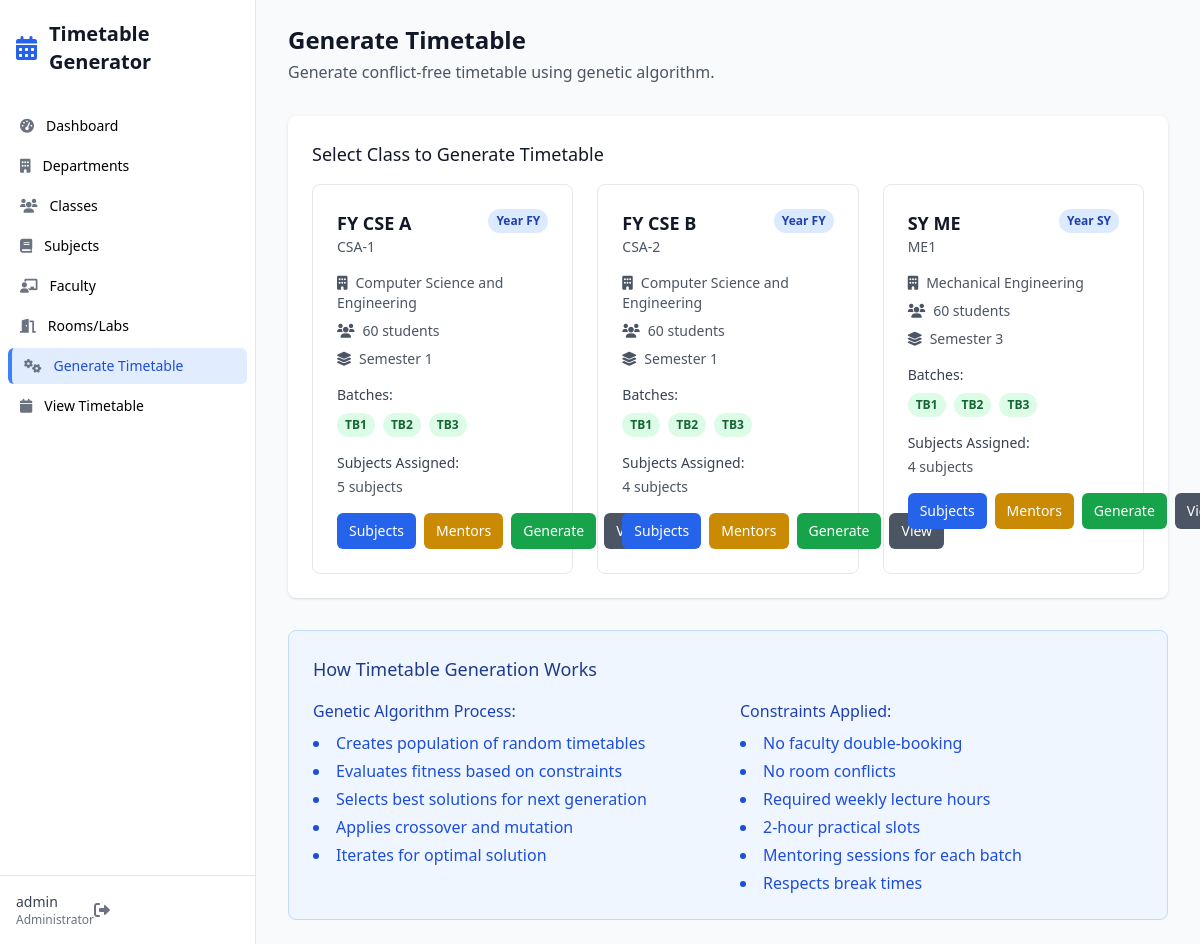
/generate-timetable (signed in), run on the app's committed database.
### app.py (models this page shows, shortened)
class User(UserMixin, db.Model):
    id = db.Column(db.Integer, primary_key=True)
    username = db.Column(db.String(80), unique=True, nullable=False)
    email = db.Column(db.String(120), unique=True, nullable=False)
    password_hash = db.Column(db.String(200))
    is_admin = db.Column(db.Boolean, default=False)
    created_at = db.Column(db.DateTime, default=datetime.utcnow)

class Class(db.Model):
    id = db.Column(db.Integer, primary_key=True)
    name = db.Column(db.String(50), nullable=False)
    code = db.Column(db.String(20), unique=True, nullable=False)
    year = db.Column(db.String(10), nullable=False)  # FY, SY, TY
    department_id = db.Column(db.Integer, db.ForeignKey('department.id'), nullable=False)
    semester = db.Column(db.Integer, nullable=False)
    strength = db.Column(db.Integer, default=60)
    created_at = db.Column(db.DateTime, default=datetime.utcnow)
    subjects = db.relationship('ClassSubject', backref='class_ref', lazy=True)
    batches = db.relationship('Batch', backref='class_ref', lazy=True)
    timetable = db.relationship('Timetable', backref='class_ref', lazy=True)

class Department(db.Model):
    id = db.Column(db.Integer, primary_key=True)
    code = db.Column(db.String(10), unique=True, nullable=False)
    name = db.Column(db.String(100), nullable=False)
    description = db.Column(db.Text)
    created_at = db.Column(db.DateTime, default=datetime.utcnow)
    classes = db.relationship('Class', backref='department', lazy=True)
    faculty = db.relationship('Faculty', backref='department', lazy=True)

class Batch(db.Model):
    id = db.Column(db.Integer, primary_key=True)
    name = db.Column(db.String(10), nullable=False)  # TB1, TB2, TB3
    code = db.Column(db.String(30), unique=True, nullable=False)
    class_id = db.Column(db.Integer, db.ForeignKey('class.id'), nullable=False)
    mentor_id = db.Column(db.Integer, db.ForeignKey('faculty.id'))
    created_at = db.Column(db.DateTime, default=datetime.utcnow)
    practical_slots = db.relationship('PracticalSlot', backref='batch', lazy=True)

### app.py (the view)
@app.route('/generate-timetable')
@login_required
def generate_timetable():
    classes = Class.query.all()
    return render_template('generate.html', classes=classes)

### app.py (called while the page is built)
@login_manager.user_loader
def load_user(user_id):
    return db.session.get(User, int(user_id))

### templates/generate.html (shortened to what this page needs)
{% extends "base.html" %}
{% block content %}
<div class="mb-8">
    <h2 class="text-2xl font-bold text-gray-900">Generate Timetable</h2>
    <p class="mt-1 text-gray-600">Generate conflict-free timetable using genetic algorithm.</p>
</div>
<div class="bg-white rounded-lg shadow p-6 mb-8">
    <h3 class="text-lg font-medium text-gray-900 mb-4">Select Class to Generate Timetable</h3>
    {% if not classes %}
    <div class="bg-yellow-50 border border-yellow-200 rounded-lg p-6 text-center">
        <i class="fas fa-exclamation-triangle text-yellow-500 text-3xl mb-4"></i>
        <h4 class="text-lg font-medium text-yellow-800 mb-2">No Classes Found</h4>
        <p class="text-yellow-700 mb-4">You need to create classes first before generating timetables.</p>
        <a href="{{ url_for('manage_classes') }}"
           class="px-4 py-2 bg-primary-600 text-white rounded-md hover:bg-primary-700">
            <i class="fas fa-plus mr-2"></i>Create Class
        </a>
    </div>
    {% else %}
    <div class="grid grid-cols-1 md:grid-cols-2 lg:grid-cols-3 gap-6">
        {% for class in classes %}
        <div class="border border-gray-200 rounded-lg p-6 hover:border-primary-300 hover:shadow-md transition">
            <div class="flex items-start justify-between mb-4">
                <div>
                    <h4 class="font-bold text-lg text-gray-900">{{ class.name }}</h4>
                    <p class="text-sm text-gray-600">{{ class.code }}</p>
                </div>
                <span class="px-2 py-1 text-xs font-semibold rounded-full bg-blue-100 text-blue-800">
                    Year {{ class.year }}
                </span>
            </div>
            <div class="mb-4">
                <p class="text-sm text-gray-600 mb-2">
                    <i class="fas fa-building mr-2"></i>{{ class.department.name }}
                </p>
                <p class="text-sm text-gray-600 mb-2">
                    <i class="fas fa-users mr-2"></i>{{ class.strength }} students
                </p>
                <p class="text-sm text-gray-600">
                    <i class="fas fa-layer-group mr-2"></i>Semester {{ class.semester }}
                </p>
            </div>
            <div class="mb-4">
                <div class="text-sm font-medium text-gray-700 mb-2">Batches:</div>
                <div class="flex space-x-2">
                    {% for batch in class.batches[:3] %}
                    <span class="px-2 py-1 text-xs font-semibold rounded-full bg-green-100 text-green-800">
                        {{ batch.name }}
                    </span>
                    {% endfor %}
                </div>
            </div>
            <div class="mb-4">
                <div class="text-sm font-medium text-gray-700 mb-1">Subjects Assigned:</div>
                <div class="text-sm text-gray-600">
                    {% set subject_count = class.subjects|length %}
                    {% if subject_count > 0 %}
                        {{ subject_count }} subjects
                    {% else %}
                        <span class="text-red-500">No subjects assigned</span>
                    {% endif %}
                </div>
            </div>
<div class="flex space-x-2">
    <a href="{{ url_for('manage_class_subjects', class_id=class.id) }}"
       class="px-3 py-2 bg-blue-600 text-white rounded-md hover:bg-blue-700 text-sm">
        Subjects
    </a>
    <a href="{{ url_for('manage_batch_mentors', class_id=class.id) }}"
       class="px-3 py-2 bg-yellow-600 text-white rounded-md hover:bg-yellow-700 text-sm">
        Mentors
    </a>
    {% if class.subjects|length > 0 %}
    <a href="{{ url_for('run_timetable_generation', class_id=class.id) }}"
       class="px-3 py-2 bg-green-600 text-white rounded-md hover:bg-green-700 text-sm">
        Generate
    </a>
    {% endif %}
    <a href="{{ url_for('view_timetable', class_id=class.id) }}"
       class="px-3 py-2 bg-gray-600 text-white rounded-md hover:bg-gray-700 text-sm">
        View
    </a>
</div>
        </div>
        {% endfor %}
    </div>
    {% endif %}
</div>
<div class="bg-blue-50 border border-blue-200 rounded-lg p-6">
    <h3 class="text-lg font-medium text-blue-900 mb-4">How Timetable Generation Works</h3>
    <div class="grid grid-cols-1 md:grid-cols-2 gap-6">
        <div>
            <h4 class="font-medium text-blue-800 mb-2">Genetic Algorithm Process:</h4>
            <ul class="list-disc list-inside space-y-1 text-blue-700">
                <li>Creates population of random timetables</li>
                <li>Evaluates fitness based on constraints</li>
                <li>Selects best solutions for next generation</li>
                <li>Applies crossover and mutation</li>
                <li>Iterates for optimal solution</li>
            </ul>
        </div>
        <div>
            <h4 class="font-medium text-blue-800 mb-2">Constraints Applied:</h4>
            <ul class="list-disc list-inside space-y-1 text-blue-700">
                <li>No faculty double-booking</li>
                <li>No room conflicts</li>
                <li>Required weekly lecture hours</li>
                <li>2-hour practical slots</li>
                <li>Mentoring sessions for each batch</li>
                <li>Respects break times</li>
            </ul>
        </div>
    </div>
</div>
{% endblock %}

### templates/base.html (shortened to what this page needs)
<!DOCTYPE html>
<html lang="en" class="h-full bg-gray-50">
<head>
    <script src="https://cdn.tailwindcss.com"></script>
    <link href="https://cdnjs.cloudflare.com/ajax/libs/font-awesome/6.0.0/css/all.min.css" rel="stylesheet">
</head>
<body class="h-full">
    {% if current_user.is_authenticated %}
    <div class="min-h-full">
        <div class="hidden lg:fixed lg:inset-y-0 lg:flex lg:w-64 lg:flex-col">
            <div class="flex min-h-0 flex-1 flex-col border-r border-gray-200 bg-white">
                <div class="flex flex-1 flex-col overflow-y-auto pt-5 pb-4">
                    <div class="flex flex-shrink-0 items-center px-4">
                        <i class="fas fa-calendar-alt text-primary-600 text-2xl mr-3"></i>
                        <h1 class="text-xl font-bold text-gray-900">Timetable Generator</h1>
                    </div>
                    <nav class="mt-8 flex-1 space-y-1 px-2">
                        <a href="{{ url_for('dashboard') }}" class="sidebar-link group flex items-center px-3 py-2 text-sm font-medium rounded-md {% if request.endpoint == 'dashboard' %}active{% endif %}">
                            <i class="fas fa-tachometer-alt text-gray-500 mr-3 flex-shrink-0"></i>
                            Dashboard
                        </a>
                        <a href="{{ url_for('manage_departments') }}" class="sidebar-link group flex items-center px-3 py-2 text-sm font-medium rounded-md {% if request.endpoint == 'manage_departments' %}active{% endif %}">
                            <i class="fas fa-building text-gray-500 mr-3 flex-shrink-0"></i>
                            Departments
                        </a>
                        <a href="{{ url_for('manage_classes') }}" class="sidebar-link group flex items-center px-3 py-2 text-sm font-medium rounded-md {% if request.endpoint == 'manage_classes' %}active{% endif %}">
                            <i class="fas fa-users text-gray-500 mr-3 flex-shrink-0"></i>
                            Classes
                        </a>
                        <a href="{{ url_for('manage_subjects') }}" class="sidebar-link group flex items-center px-3 py-2 text-sm font-medium rounded-md {% if request.endpoint == 'manage_subjects' %}active{% endif %}">
                            <i class="fas fa-book text-gray-500 mr-3 flex-shrink-0"></i>
                            Subjects
                        </a>
                        <a href="{{ url_for('manage_faculty') }}" class="sidebar-link group flex items-center px-3 py-2 text-sm font-medium rounded-md {% if request.endpoint == 'manage_faculty' %}active{% endif %}">
                            <i class="fas fa-chalkboard-teacher text-gray-500 mr-3 flex-shrink-0"></i>
                            Faculty
                        </a>
                        <a href="{{ url_for('manage_rooms') }}" class="sidebar-link group flex items-center px-3 py-2 text-sm font-medium rounded-md {% if request.endpoint == 'manage_rooms' %}active{% endif %}">
                            <i class="fas fa-door-open text-gray-500 mr-3 flex-shrink-0"></i>
                            Rooms/Labs
                        </a>
                        <a href="{{ url_for('generate_timetable') }}" class="sidebar-link group flex items-center px-3 py-2 text-sm font-medium rounded-md {% if request.endpoint == 'generate_timetable' %}active{% endif %}">
                            <i class="fas fa-cogs text-gray-500 mr-3 flex-shrink-0"></i>
                            Generate Timetable
                        </a>
                        <a href="{{ url_for('view_timetable') }}" class="sidebar-link group flex items-center px-3 py-2 text-sm font-medium rounded-md {% if request.endpoint == 'view_timetable' %}active{% endif %}">
                            <i class="fas fa-calendar text-gray-500 mr-3 flex-shrink-0"></i>
                            View Timetable
                        </a>
                    </nav>
                </div>
                <div class="flex flex-shrink-0 border-t border-gray-200 p-4">
                    <div class="flex items-center">
                        <div>
                            <p class="text-sm font-medium text-gray-700">{{ current_user.username }}</p>
                            <p class="text-xs text-gray-500">Administrator</p>
                        </div>
                        <a href="{{ url_for('logout') }}" class="ml-auto">
                            <i class="fas fa-sign-out-alt text-gray-500 hover:text-red-500"></i>
                        </a>
                    </div>
                </div>
            </div>
        </div>
        <div class="lg:pl-64">
            <div class="flex flex-col">
                <main class="flex-1">
                    <div class="py-6">
                        <div class="mx-auto max-w-7xl px-4 sm:px-6 lg:px-8">
                            {% block content %}{% endblock %}
                        </div>
                    </div>
                </main>
            </div>
        </div>
    </div>
    {% else %}
        {% block auth_content %}{% endblock %}
    {% endif %}
</body>
</html>

### templates/base.html (style rules this page uses)
.sidebar-link.active { background-color: rgba(59, 130, 246, 0.15); border-left: 4px solid #3b82f6; color: #1d4ed8; }

### data on the page
User: username "admin"
Class: name "FY CSE A", code "CSA-1", year "FY", department.name "Computer Science and Engineering", strength "60", semester "1", subject_count "5"
Batch: name "TB1"
Batch: name "TB2"
Batch: name "TB3"
Class: name "FY CSE B", code "CSA-2", year "FY", department.name "Computer Science and Engineering", strength "60", semester "1", subject_count "4"
Batch: name "TB1"
Batch: name "TB2"
Batch: name "TB3"
Class: name "SY ME", code "ME1", year "SY", department.name "Mechanical Engineering", strength "60", semester "3", subject_count "4"
Batch: name "TB1"
Batch: name "TB2"
Batch: name "TB3"
